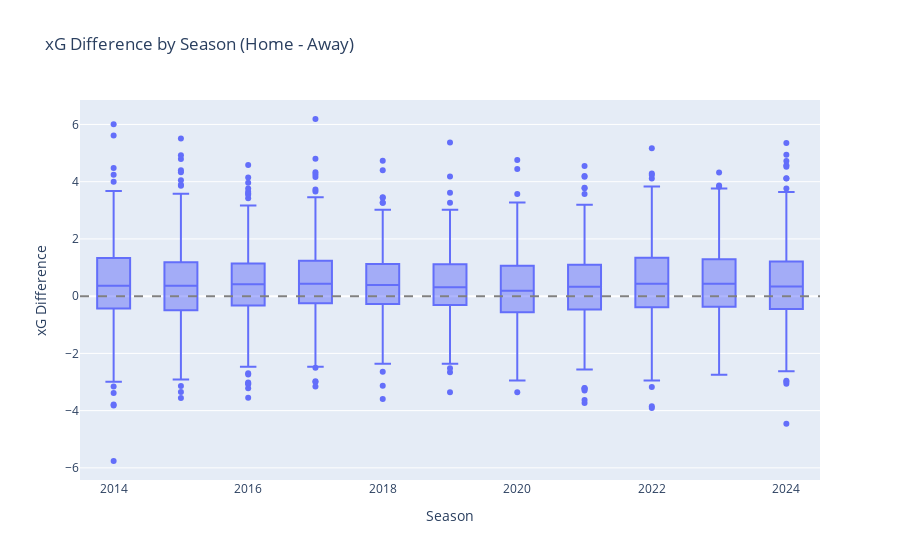

Notebook cell for this chart:
### Markdown cell above
4-3. xG Difference by Season — Box Plot (시즌별 xG 차이 박스플롯)

### Code cell
import plotly.express as px

# Box plot of xg_diff by season to see spread/median per season
# 시즌별 xg_diff 박스플롯 (분산/중앙값을 시즌별로 비교)
fig = px.box(
    df.dropna(subset=["xg_diff"]),
    x="season", y="xg_diff",
    title="xG Difference by Season (Home - Away)",
    labels={"season":"Season","xg_diff":"xG Difference"}
)
fig.add_hline(y=0, line_width=2, line_dash="dash", line_color="gray")
fig.update_traces(hovertemplate="Season: %{x}<br>xG diff: %{y:.3f}<extra></extra>")
fig.show()

### Figure 1 — Plotly figure (JSON) as saved in the notebook; plotly's stock layout.template omitted (floating-point values rounded to 4 significant figures; data arrays with more than 128 entries replaced by an {"elided": "..."} marker saying what was removed)
{"data": [{"alignmentgroup": "True", "hovertemplate": "Season: %{x}<br>xG diff: %{y:.3f}<extra></extra>", "legendgroup": "", "marker": {"color": "#636efa"}, "name": "", "notched": false, "offsetgroup": "", "orientation": "v", "showlegend": false, "type": "box", "x": {"elided": "4180 int values"}, "x0": " ", "xaxis": "x", "y": {"elided": "4180 float values"}, "y0": " ", "yaxis": "y"}], "layout": {"boxmode": "group", "legend": {"tracegroupgap": 0}, "shapes": [{"line": {"color": "gray", "dash": "dash", "width": 2}, "type": "line", "x0": 0, "x1": 1, "xref": "x domain", "y0": 0, "y1": 0, "yref": "y"}], "title": {"text": "xG Difference by Season (Home - Away)"}, "xaxis": {"anchor": "y", "domain": [0, 1], "title": {"text": "Season"}}, "yaxis": {"anchor": "x", "domain": [0, 1], "title": {"text": "xG Difference"}}}}
